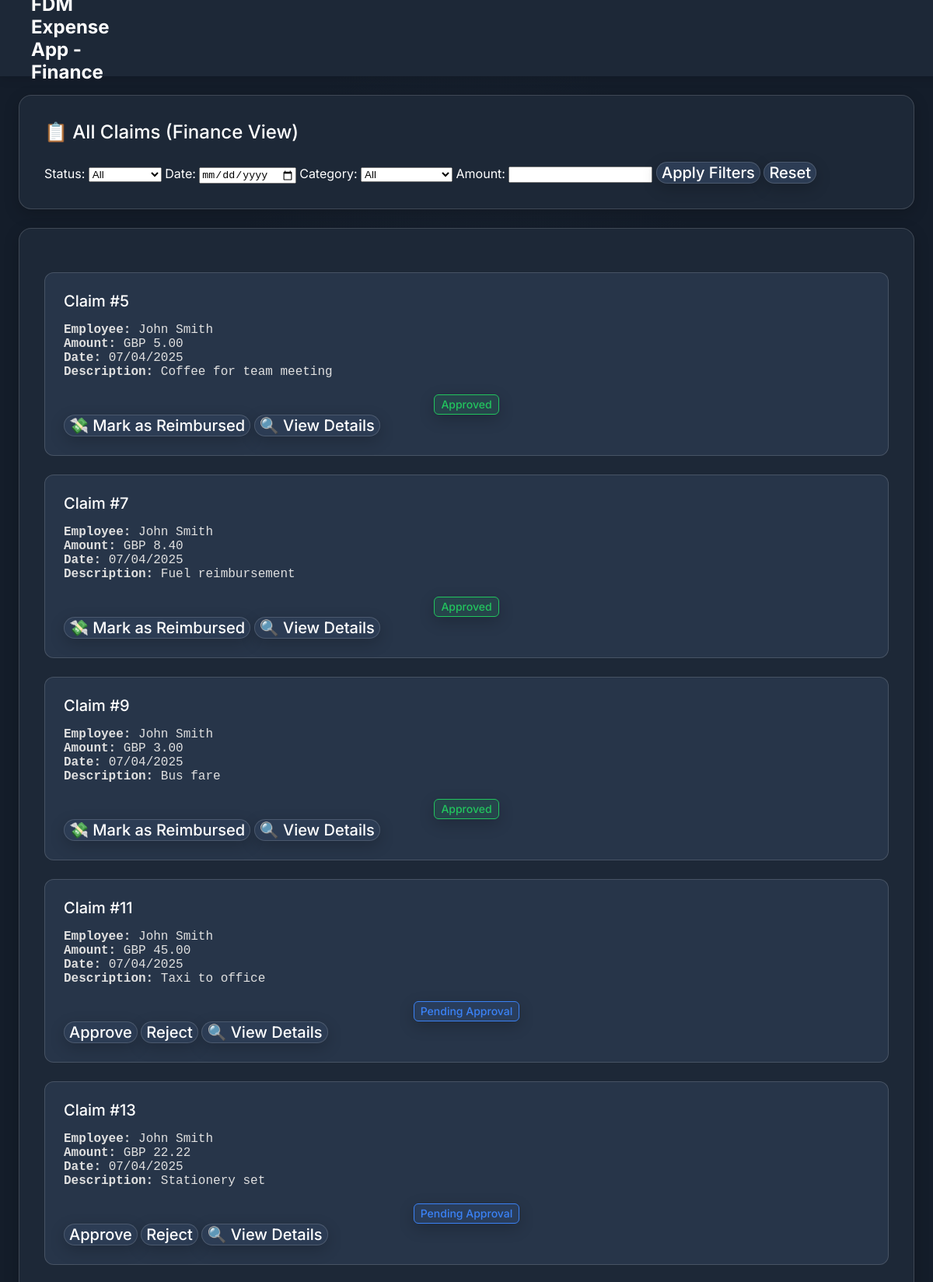
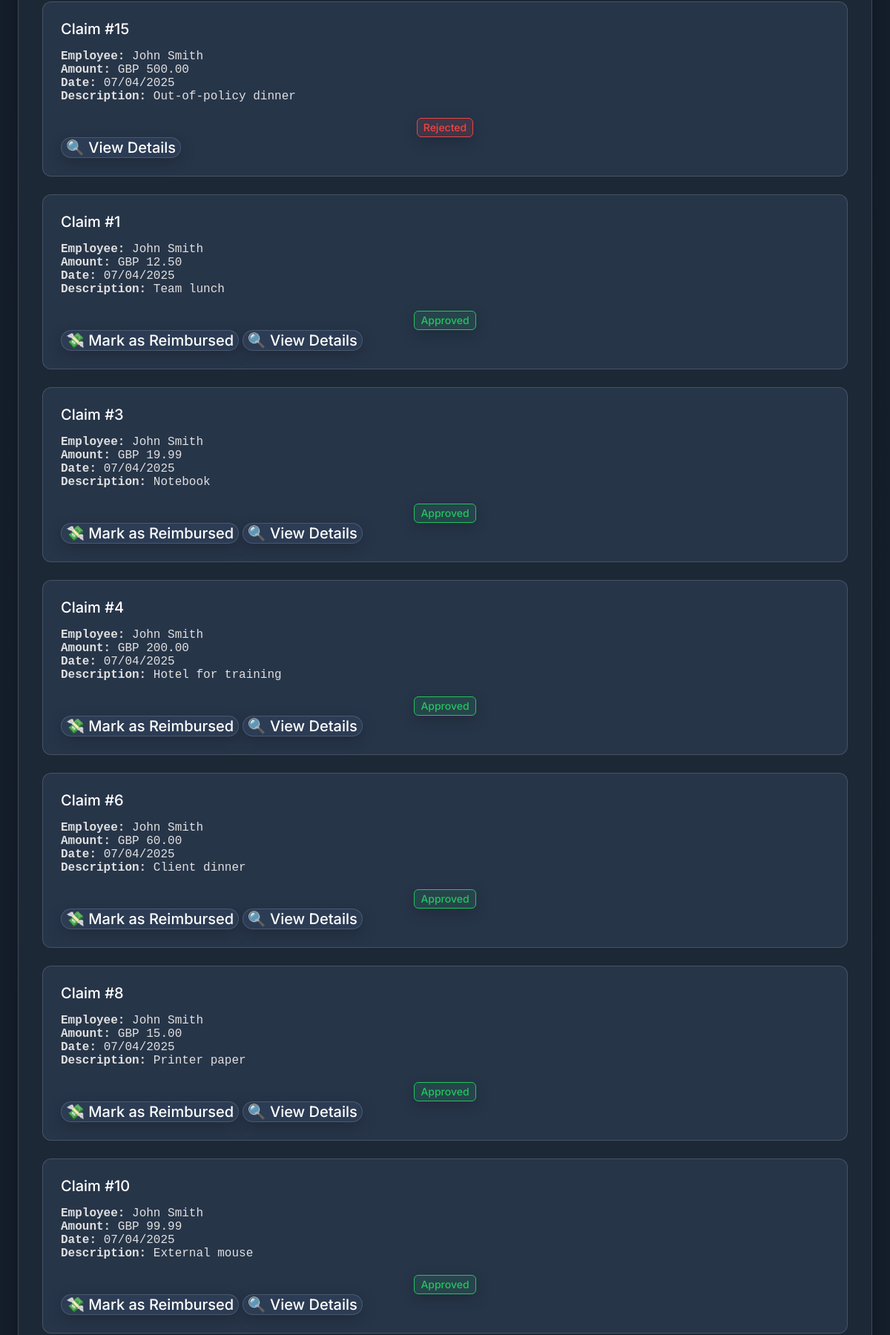
Page /php/finance_dashboard.php (signed in, upper part) on the committed database (2 pictures, top to bottom).
### tables this page shows
CREATE TABLE `expense_claims` (
  `claimId` int(11) NOT NULL,
  `employeeId` int(11) NOT NULL,
  `amount` decimal(10,2) NOT NULL,
  `description` varchar(255) NOT NULL,
  `category` varchar(50) NOT NULL,
  `status` enum('Pending','Approved','Rejected') DEFAULT 'Pending',
  `date` timestamp NOT NULL DEFAULT current_timestamp(),
  `evidenceFile` varchar(255) NOT NULL,
  `receipt` varchar(255) NOT NULL,
  `currency` varchar(5) DEFAULT NULL
);

CREATE TABLE `employees` (
  `employeeId` int(11) NOT NULL,
  `firstName` varchar(50) NOT NULL,
  `lastName` varchar(50) NOT NULL,
  `email` varchar(100) NOT NULL,
  `role` enum('Employee','Manager','Admin','Finance') NOT NULL DEFAULT 'Employee',
  `username` varchar(50) NOT NULL,
  `passwordHash` varchar(255) NOT NULL,
  `manager` int(11) DEFAULT NULL,
  `loggedIn` date DEFAULT current_timestamp(),
  `created_at` timestamp NOT NULL DEFAULT current_timestamp()
);

### php/finance_dashboard.php (the view, shortened to what this page needs)
<?php
$conn = DatabaseManager::getInstance()->getConnection();
$sql = "SELECT expense_claims.*, employees.firstName, employees.lastName
        FROM expense_claims
        INNER JOIN employees ON expense_claims.employeeId = employees.employeeId
        WHERE status != 'Reimbursed'";
$params = [];
if (!empty($_GET['status'])) {
    $sql .= " AND status = :status";
    $params[':status'] = $_GET['status'];
} else {
    $sql .= " AND status != 'Reimbursed'";
}
$sql .= " ORDER BY date DESC";
$stmt = $conn->prepare($sql);
$stmt->execute($params);
$claims = $stmt->fetchAll(PDO::FETCH_ASSOC);
?>
<!DOCTYPE html>
<html lang="en">
<head>
  <link rel="stylesheet" href="../css/style.css">
</head>
<body>
<div class="container">
  <nav class="navbar">
    <div class="logo">FDM Expense App - Finance</div>
    <div class="nav-links">
      <form method="POST" action="../php/logout.php">
      </form>
    </div>
  </nav>
  <section class="active-alerts">
    <h3>📋 All Claims (Finance View)</h3>
    <form method="GET">
      <label>Status:</label>
      <select name="status">
        <option value="">All</option>
      </select>
      <label>Date:</label>
      <input type="date" name="date" value="<?= htmlspecialchars($_GET['date'] ?? '') ?>">
      <label>Category:</label>
      <select name="category">
        <option value="">All</option>
      </select>
      <label>Amount:</label>
      <input type="number" step="0.01" name="amount" value="<?= $_GET['amount'] ?? '' ?>">
      <button type="submit">Apply Filters</button>
      <a href="finance_dashboard.php"><button type="button">Reset</button></a>
    </form>
  </section>
  <section class="weather-map">
    <?php if (empty($claims)): ?>
      <p>No matching claims.</p>
    <?php else: ?>
      <?php foreach ($claims as $claim): ?>
        <div class="report" id="claim-<?= $claim['claimId'] ?>">
          <h4>Claim #<?= $claim['claimId'] ?></h4>
          <p><strong>Employee:</strong> <?= $claim['firstName'] . ' ' . $claim['lastName'] ?></p>
          <p><strong>Amount:</strong> <?= $claim['currency'] . ' ' . number_format($claim['amount'], 2) ?></p>
          <p><strong>Date:</strong> <?= date("d/m/Y", strtotime($claim['date'])) ?></p>
          <p><strong>Description:</strong> <?= htmlspecialchars($claim['description']) ?></p>
          <br>
          <?php if ($claim['status'] == 'Pending'): ?>
            <div class="badges"><button class="blue">Pending Approval</button></div>
            <button onclick="approveClaim(<?= $claim['claimId'] ?>)">Approve</button>
            <button onclick="rejectClaim(<?= $claim['claimId'] ?>)">Reject</button>
          <?php elseif ($claim['status'] == 'Approved'): ?>
            <div class="badges"><button class="green">Approved</button></div>
            <button onclick="markAsReimbursed(<?= $claim['claimId'] ?>, <?= $claim['amount'] ?>)">💸 Mark as Reimbursed</button>
          <?php elseif ($claim['status'] == 'Rejected'): ?>
            <div class="badges"><button class="red">Rejected</button></div>
          <?php elseif ($claim['status'] == 'Reimbursed'): ?>
            <div class="badges"><button class="purple">Reimbursed</button></div>
          <?php endif; ?>
          <button onclick="window.location.href='view_claim.php?id=<?= $claim['claimId'] ?>'">🔍 View Details</button>
        </div>
      <?php endforeach; ?>
    <?php endif; ?>
  </section>
</div>
</body>
</html>

### css/style.css (style rules this page uses)
body { background-color: #121826; color: #ffffff; font-family: 'Inter', sans-serif; margin: 0; padding: 0; background: radial-gradient(50% 50% at 50% 50%, #253244 0%, #141D2A 100%); min-height: 100vh; }
.container { display: grid; grid-template-columns: repeat(12, 1fr); gap: 24px; padding: 24px; margin-top: 98px; max-width: 1440px; margin-left: auto; margin-right: auto; }
.navbar { width: 100%; height: 98px; background: #1D2837; display: flex; align-items: center; padding: 0 40px; position: fixed; top: 0; left: 0; right: 0; z-index: 1000; box-shadow: 0px 4px 12px rgba(0, 0, 0, 0.1); }
.navbar .logo { color: #FFF; font-size: 24px; font-weight: 700; }
button { color: #FFF; font-family: Inter; font-size: 20px; font-weight: 500; cursor: pointer; border-radius: 16px; border: 1px solid rgba(255, 255, 255, 0.15); background: #2C3C54; box-shadow: 0px 6px 20px rgba(0, 0, 0, 0.2); }
.badges { display: flex; flex-direction: column; gap: 1rem; align-items: center; flex-wrap: wrap; justify-content: center; }
.badges > button { font-size: 0.875rem; line-height: 1.25rem; padding: 2px .5rem; cursor: pointer; border: none; border-radius: 0.375rem; outline: none; }
.badges .green { background-color: rgba(34, 197, 94, 0.10); color: rgb(34 197 94); border: 1px rgb(34 197 94) solid; }
.badges .red { background-color: rgba(239, 68, 68, 0.10); color: rgb(239 68 68); border: 1px rgb(239 68 68) solid; }
.badges .blue { background-color: rgba(59, 130, 246, 0.10); color: rgb(59 130 246); border: 1px rgb(59 130 246) solid; }
.weather-map, .active-alerts { grid-column: span 12; border-radius: 16px; border: 1px solid rgba(255, 255, 255, 0.15); background: #1D2837; padding: 32px; box-shadow: 0px 6px 20px rgba(0, 0, 0, 0.2); }
.weather-map h3, .active-alerts h3 { margin: 0 0 24px 0; font-size: 24px; font-weight: 500; }
.report { border-radius: 12px; border: 1px solid rgba(255, 255, 255, 0.15); background: #273549; padding: 24px; margin-top: 24px; }
.report h4 { margin: 0 0 16px 0; font-size: 20px; font-weight: 500; }
.report p { font-family: monospace; font-size: 16px; margin: 0; color: #e0e0e0; }

### rows in the picture
expense_claims: claimId "5", employeeId.firstName "John", employeeId.lastName "Smith", currency "GBP", amount "5.00", date "07/04/2025", description "Coffee for team meeting"
expense_claims: claimId "7", employeeId.firstName "John", employeeId.lastName "Smith", currency "GBP", amount "8.40", date "07/04/2025", description "Fuel reimbursement"
expense_claims: claimId "9", employeeId.firstName "John", employeeId.lastName "Smith", currency "GBP", amount "3.00", date "07/04/2025", description "Bus fare"
expense_claims: claimId "11", employeeId.firstName "John", employeeId.lastName "Smith", currency "GBP", amount "45.00", date "07/04/2025", description "Taxi to office"
expense_claims: claimId "13", employeeId.firstName "John", employeeId.lastName "Smith", currency "GBP", amount "22.22", date "07/04/2025", description "Stationery set"
expense_claims: claimId "15", employeeId.firstName "John", employeeId.lastName "Smith", currency "GBP", amount "500.00", date "07/04/2025", description "Out-of-policy dinner", status "Rejected"
expense_claims: claimId "1", employeeId.firstName "John", employeeId.lastName "Smith", currency "GBP", amount "12.50", date "07/04/2025", description "Team lunch"
expense_claims: claimId "3", employeeId.firstName "John", employeeId.lastName "Smith", currency "GBP", amount "19.99", date "07/04/2025", description "Notebook"
expense_claims: claimId "4", employeeId.firstName "John", employeeId.lastName "Smith", currency "GBP", amount "200.00", date "07/04/2025", description "Hotel for training"
expense_claims: claimId "6", employeeId.firstName "John", employeeId.lastName "Smith", currency "GBP", amount "60.00", date "07/04/2025", description "Client dinner"
expense_claims: claimId "8", employeeId.firstName "John", employeeId.lastName "Smith", currency "GBP", amount "15.00", date "07/04/2025", description "Printer paper"
expense_claims: claimId "10", employeeId.firstName "John", employeeId.lastName "Smith", currency "GBP", amount "99.99", date "07/04/2025", description "External mouse"
